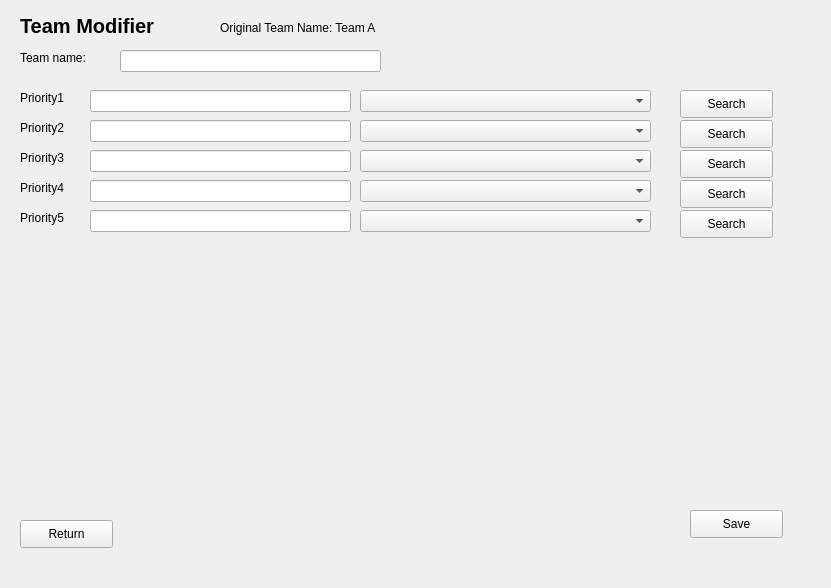
<?xml version="1.0" encoding="UTF-8"?>
<ui version="4.0">
 <class>Form</class>
 <widget class="QWidget" name="Form">
  <property name="geometry">
   <rect>
    <x>0</x>
    <y>0</y>
    <width>831</width>
    <height>588</height>
   </rect>
  </property>
  <property name="windowTitle">
   <string>Form</string>
  </property>
  <widget class="QLabel" name="Title">
   <property name="geometry">
    <rect>
     <x>20</x>
     <y>10</y>
     <width>151</width>
     <height>31</height>
    </rect>
   </property>
   <property name="styleSheet">
    <string notr="true">font: bold 20px;</string>
   </property>
   <property name="text">
    <string>Team Modifier</string>
   </property>
  </widget>
  <widget class="QLabel" name="TeamNameLabel">
   <property name="geometry">
    <rect>
     <x>20</x>
     <y>50</y>
     <width>81</width>
     <height>16</height>
    </rect>
   </property>
   <property name="text">
    <string>Team name:</string>
   </property>
  </widget>
  <widget class="QLineEdit" name="TeamEntry">
   <property name="geometry">
    <rect>
     <x>120</x>
     <y>50</y>
     <width>261</width>
     <height>22</height>
    </rect>
   </property>
   <property name="text">
    <string/>
   </property>
  </widget>
  <widget class="QLabel" name="P1Label">
   <property name="geometry">
    <rect>
     <x>20</x>
     <y>90</y>
     <width>55</width>
     <height>16</height>
    </rect>
   </property>
   <property name="text">
    <string>Priority1</string>
   </property>
  </widget>
  <widget class="QLabel" name="P2Label">
   <property name="geometry">
    <rect>
     <x>20</x>
     <y>120</y>
     <width>55</width>
     <height>16</height>
    </rect>
   </property>
   <property name="text">
    <string>Priority2</string>
   </property>
  </widget>
  <widget class="QLabel" name="P3Label">
   <property name="geometry">
    <rect>
     <x>20</x>
     <y>150</y>
     <width>55</width>
     <height>16</height>
    </rect>
   </property>
   <property name="text">
    <string>Priority3</string>
   </property>
  </widget>
  <widget class="QLabel" name="P4Label">
   <property name="geometry">
    <rect>
     <x>20</x>
     <y>180</y>
     <width>55</width>
     <height>16</height>
    </rect>
   </property>
   <property name="text">
    <string>Priority4</string>
   </property>
  </widget>
  <widget class="QLabel" name="P5Label">
   <property name="geometry">
    <rect>
     <x>20</x>
     <y>210</y>
     <width>55</width>
     <height>16</height>
    </rect>
   </property>
   <property name="text">
    <string>Priority5</string>
   </property>
  </widget>
  <widget class="QLineEdit" name="P1Entry">
   <property name="geometry">
    <rect>
     <x>90</x>
     <y>90</y>
     <width>261</width>
     <height>22</height>
    </rect>
   </property>
   <property name="text">
    <string/>
   </property>
  </widget>
  <widget class="QLineEdit" name="P2Entry">
   <property name="geometry">
    <rect>
     <x>90</x>
     <y>120</y>
     <width>261</width>
     <height>22</height>
    </rect>
   </property>
   <property name="text">
    <string/>
   </property>
  </widget>
  <widget class="QLineEdit" name="P3Entry">
   <property name="geometry">
    <rect>
     <x>90</x>
     <y>150</y>
     <width>261</width>
     <height>22</height>
    </rect>
   </property>
   <property name="text">
    <string/>
   </property>
  </widget>
  <widget class="QLineEdit" name="P4Entry">
   <property name="geometry">
    <rect>
     <x>90</x>
     <y>180</y>
     <width>261</width>
     <height>22</height>
    </rect>
   </property>
   <property name="text">
    <string/>
   </property>
  </widget>
  <widget class="QLineEdit" name="P5Entry">
   <property name="geometry">
    <rect>
     <x>90</x>
     <y>210</y>
     <width>261</width>
     <height>22</height>
    </rect>
   </property>
   <property name="text">
    <string/>
   </property>
  </widget>
  <widget class="QComboBox" name="Sugg1">
   <property name="geometry">
    <rect>
     <x>360</x>
     <y>90</y>
     <width>291</width>
     <height>22</height>
    </rect>
   </property>
  </widget>
  <widget class="QComboBox" name="Sugg2">
   <property name="geometry">
    <rect>
     <x>360</x>
     <y>120</y>
     <width>291</width>
     <height>22</height>
    </rect>
   </property>
  </widget>
  <widget class="QComboBox" name="Sugg3">
   <property name="geometry">
    <rect>
     <x>360</x>
     <y>150</y>
     <width>291</width>
     <height>22</height>
    </rect>
   </property>
  </widget>
  <widget class="QComboBox" name="Sugg4">
   <property name="geometry">
    <rect>
     <x>360</x>
     <y>180</y>
     <width>291</width>
     <height>22</height>
    </rect>
   </property>
  </widget>
  <widget class="QComboBox" name="Sugg5">
   <property name="geometry">
    <rect>
     <x>360</x>
     <y>210</y>
     <width>291</width>
     <height>22</height>
    </rect>
   </property>
  </widget>
  <widget class="QLabel" name="OriginalTeam">
   <property name="geometry">
    <rect>
     <x>220</x>
     <y>20</y>
     <width>181</width>
     <height>16</height>
    </rect>
   </property>
   <property name="text">
    <string>Original Team Name: Team A</string>
   </property>
  </widget>
  <widget class="QPushButton" name="SaveButton">
   <property name="geometry">
    <rect>
     <x>690</x>
     <y>510</y>
     <width>93</width>
     <height>28</height>
    </rect>
   </property>
   <property name="text">
    <string>Save</string>
   </property>
  </widget>
  <widget class="QPushButton" name="ReturnButton">
   <property name="geometry">
    <rect>
     <x>20</x>
     <y>520</y>
     <width>93</width>
     <height>28</height>
    </rect>
   </property>
   <property name="text">
    <string>Return</string>
   </property>
  </widget>
  <widget class="QPushButton" name="Search1">
   <property name="geometry">
    <rect>
     <x>680</x>
     <y>90</y>
     <width>93</width>
     <height>28</height>
    </rect>
   </property>
   <property name="text">
    <string>Search</string>
   </property>
  </widget>
  <widget class="QPushButton" name="Search2">
   <property name="geometry">
    <rect>
     <x>680</x>
     <y>120</y>
     <width>93</width>
     <height>28</height>
    </rect>
   </property>
   <property name="text">
    <string>Search</string>
   </property>
  </widget>
  <widget class="QPushButton" name="Search3">
   <property name="geometry">
    <rect>
     <x>680</x>
     <y>150</y>
     <width>93</width>
     <height>28</height>
    </rect>
   </property>
   <property name="text">
    <string>Search</string>
   </property>
  </widget>
  <widget class="QPushButton" name="Search4">
   <property name="geometry">
    <rect>
     <x>680</x>
     <y>180</y>
     <width>93</width>
     <height>28</height>
    </rect>
   </property>
   <property name="text">
    <string>Search</string>
   </property>
  </widget>
  <widget class="QPushButton" name="Search5">
   <property name="geometry">
    <rect>
     <x>680</x>
     <y>210</y>
     <width>93</width>
     <height>28</height>
    </rect>
   </property>
   <property name="text">
    <string>Search</string>
   </property>
  </widget>
 </widget>
 <resources/>
 <connections/>
</ui>
